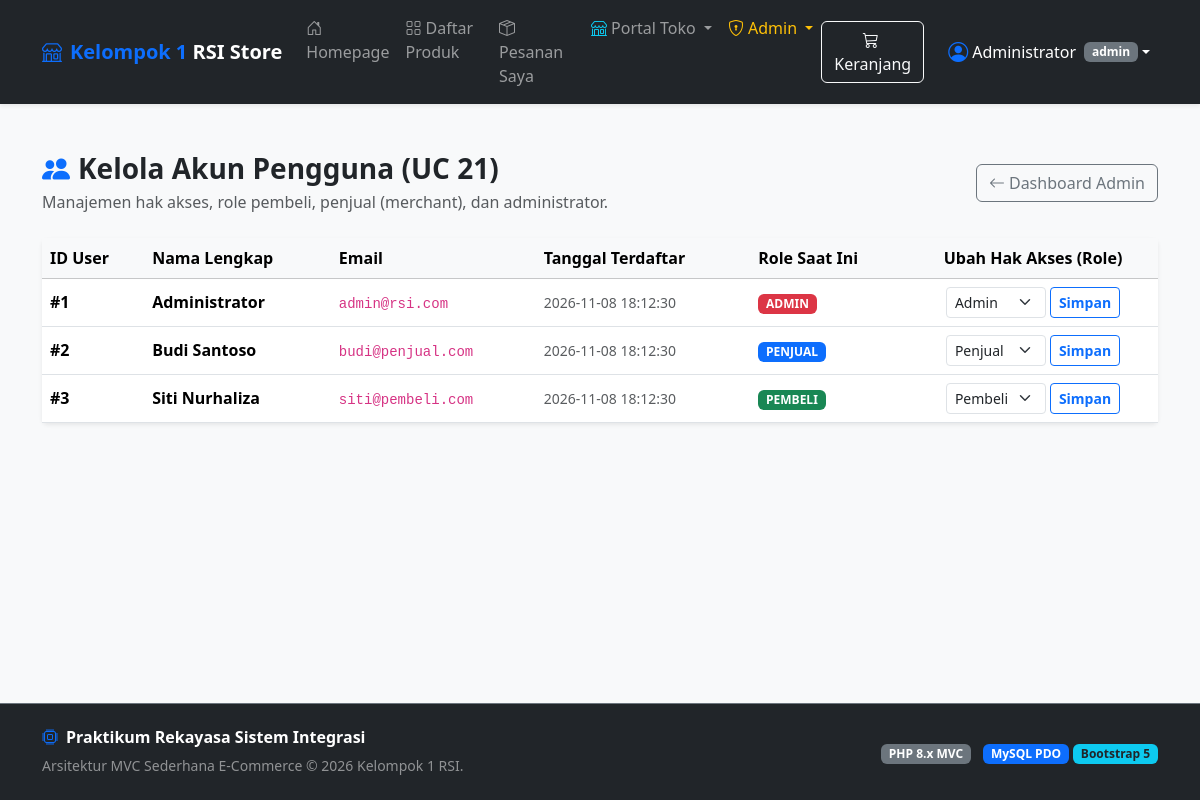
The app's page /admin/users (signed in) with its own data.
### tables this page shows
CREATE TABLE `user` (
  `id_user` INT AUTO_INCREMENT PRIMARY KEY,
  `nama` VARCHAR(100) NOT NULL,
  `email` VARCHAR(100) NOT NULL UNIQUE,
  `password` VARCHAR(255) NOT NULL,
  `role` ENUM('pembeli', 'penjual', 'admin') NOT NULL DEFAULT 'pembeli',
  `tgl_daftar` DATETIME NOT NULL DEFAULT CURRENT_TIMESTAMP
);

### app/controllers/AdminController.php (called while the page is built, shortened)
<?php
class AdminController extends Controller
{
    private $userModel;
    public function __construct()
    {
        $this->userModel = $this->model('UserModel');
    }
    public function users()
    {
        $users = $this->userModel->getAllUsers();
        $data = [
            'title' => 'Kelola Akun Pengguna',
            'users' => $users
        ];
        $this->view('admin/users', $data);
    }
}

### app/core/App.php (called while the page is built, shortened)
<?php
class App
{
    protected $method = 'index';
    public function __construct()
    {
        $url = $this->parseUrl();
        if (!empty($url[0])) {
            $controllerName = ucfirst(strtolower($url[0])) . 'Controller';
            if (file_exists(__DIR__ . '/../controllers/' . $controllerName . '.php')) {
                unset($url[0]);
            }
        }
        $this->controller = new $this->controller;
        if (isset($url[1])) {
            if (method_exists($this->controller, $url[1])) {
                $this->method = $url[1];
                unset($url[1]);
            }
        }
        $this->params = $url ? array_values($url) : [];
        call_user_func_array([$this->controller, $this->method], $this->params);
    }
    public function parseUrl()
    {
        if (isset($_GET['url']) && !empty($_GET['url'])) {
            $url = rtrim($_GET['url'], '/');
            $url = filter_var($url, FILTER_SANITIZE_URL);
            return explode('/', $url);
        }
        return [];
    }
}

### public/index.php (called while the page is built, shortened)
<?php
require_once __DIR__ . '/../app/core/App.php';
require_once __DIR__ . '/../app/core/Controller.php';
require_once __DIR__ . '/../app/core/Database.php';
$app = new App();

### app/core/Database.php (called while the page is built, shortened)
<?php
class Database
{
    private $host = DB_HOST;
    private $user = DB_USER;
    private $pass = DB_PASS;
    private $db_name = DB_NAME;
    private $dbh;
    private $stmt;
    public function __construct()
    {
        $dsn = 'mysql:host=' . $this->host . ';dbname=' . $this->db_name . ';charset=utf8mb4';
        $options = [
            PDO::ATTR_PERSISTENT => true,
            PDO::ATTR_ERRMODE => PDO::ERRMODE_EXCEPTION,
            PDO::ATTR_DEFAULT_FETCH_MODE => PDO::FETCH_ASSOC
        ];
        try {
            $this->dbh = new PDO($dsn, $this->user, $this->pass, $options);
        } catch (PDOException $e) {
            $this->error = $e->getMessage();
            $this->dbh = null;
        }
    }
    public function isConnected()
    {
        return $this->dbh !== null;
    }
    public function query($query)
    {
        $this->stmt = $this->dbh->prepare($query);
        return true;
    }
    public function execute()
    {
        return $this->stmt->execute();
    }
    public function resultSet()
    {
        if (!$this->execute()) {
            return [];
        }
        return $this->stmt->fetchAll();
    }
}

### app/models/UserModel.php (called while the page is built, shortened)
<?php
class UserModel
{
    private $db;
    private $table = 'user';
    public function __construct()
    {
        $this->db = new Database();
    }
    public function getAllUsers()
    {
        try {
            $this->db->query("SELECT id_user, nama, email, role, tgl_daftar FROM {$this->table} ORDER BY id_user ASC");
            return $this->db->resultSet();
        } catch (Exception $e) {
            return [];
        }
    }
}

### app/views/admin/users.php (the view, shortened to what this page needs)
<?php require_once __DIR__ . '/../templates/header.php'; ?>
<div class="container py-4">
    <div class="d-flex justify-content-between align-items-center mb-4">
        <div>
            <h3 class="fw-bold mb-1"><i class="bi bi-people-fill me-2 text-primary"></i>Kelola Akun Pengguna (UC 21)</h3>
            <p class="text-muted mb-0">Manajemen hak akses, role pembeli, penjual (merchant), dan administrator.</p>
        </div>
        <a href="<?= BASE_URL ?>/admin" class="btn btn-outline-secondary">
            <i class="bi bi-arrow-left me-1"></i>Dashboard Admin
        </a>
    </div>
    <div class="card shadow-sm border-0">
        <div class="card-body p-0">
            <div class="table-responsive">
                <table class="table table-hover align-middle mb-0">
                    <thead class="table-light">
                        <tr>
                            <th>ID User</th>
                            <th>Nama Lengkap</th>
                            <th>Email</th>
                            <th>Tanggal Terdaftar</th>
                            <th>Role Saat Ini</th>
                            <th class="text-center" style="width: 250px;">Ubah Hak Akses (Role)</th>
                        </tr>
                    </thead>
                    <tbody>
                        <?php if (empty($data['users'])): ?>
                            <tr>
                                <td colspan="6" class="text-center py-5 text-muted">Belum ada akun pengguna terdaftar.</td>
                            </tr>
                        <?php else: ?>
                            <?php foreach ($data['users'] as $u): ?>
                                <?php
                                    $role = $u['role'];
                                    $badge = 'bg-secondary';
                                    if ($role === 'admin') $badge = 'bg-danger';
                                    elseif ($role === 'penjual') $badge = 'bg-primary';
                                    elseif ($role === 'pembeli') $badge = 'bg-success';
                                ?>
                                <tr>
                                    <td class="fw-bold">#<?= htmlspecialchars($u['id_user']) ?></td>
                                    <td>
                                        <div class="fw-bold"><?= htmlspecialchars($u['nama']) ?></div>
                                    </td>
                                    <td><code><?= htmlspecialchars($u['email']) ?></code></td>
                                    <td><small class="text-muted"><?= htmlspecialchars($u['tgl_daftar']) ?></small></td>
                                    <td>
                                        <span class="badge <?= $badge ?> text-uppercase"><?= htmlspecialchars($role) ?></span>
                                    </td>
                                    <td>
                                        <form action="<?= BASE_URL ?>/admin/ubah_role" method="POST" class="d-flex gap-1 justify-content-center">
                                            <select name="role" class="form-select form-select-sm w-auto">
                                                <option value="pembeli" <?= ($role === 'pembeli') ? 'selected' : '' ?>>Pembeli</option>
                                                <option value="penjual" <?= ($role === 'penjual') ? 'selected' : '' ?>>Penjual</option>
                                                <option value="admin" <?= ($role === 'admin') ? 'selected' : '' ?>>Admin</option>
                                            </select>
                                            <button type="submit" class="btn btn-sm btn-outline-primary fw-bold" onclick="return confirm('Ubah role pengguna ini?')">
                                                Simpan
                                            </button>
                                        </form>
                                    </td>
                                </tr>
                            <?php endforeach; ?>
                        <?php endif; ?>
                    </tbody>
                </table>
            </div>
        </div>
    </div>
</div>
<?php require_once __DIR__ . '/../templates/footer.php'; ?>

### public/css/style.css (style rules this page uses)
body { font-family: system-ui, -apple-system, "Segoe UI", Roboto, "Helvetica Neue", Arial, sans-serif; color: #212529; }

### records on screen
user: id_user "1", nama "Administrator", email "admin@rsi.com", tgl_daftar "2026-11-08 18:12:30", role "ADMIN", role "Admin"
user: id_user "2", nama "Budi Santoso", email "budi@penjual.com", tgl_daftar "2026-11-08 18:12:30", role "PENJUAL", role "Penjual"
user: id_user "3", nama "Siti Nurhaliza", email "siti@pembeli.com", tgl_daftar "2026-11-08 18:12:30", role "PEMBELI", role "Pembeli"

### other values on screen
$_SESSION['user']['nama'] "Administrator"
$_SESSION['user']['role'] "admin"
